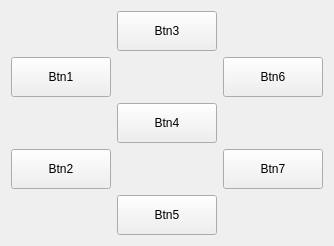
<?xml version="1.0" encoding="UTF-8"?>
<ui version="4.0">
 <class>Form</class>
 <widget class="QWidget" name="Form">
  <property name="geometry">
   <rect>
    <x>0</x>
    <y>0</y>
    <width>330</width>
    <height>242</height>
   </rect>
  </property>
  <property name="windowTitle">
   <string>Form</string>
  </property>
  <layout class="QGridLayout" name="gridLayout">
   <item row="0" column="1">
    <widget class="QToolButton" name="toolButton_3">
     <property name="sizePolicy">
      <sizepolicy hsizetype="Minimum" vsizetype="Minimum">
       <horstretch>0</horstretch>
       <verstretch>0</verstretch>
      </sizepolicy>
     </property>
     <property name="minimumSize">
      <size>
       <width>100</width>
       <height>40</height>
      </size>
     </property>
     <property name="maximumSize">
      <size>
       <width>100</width>
       <height>40</height>
      </size>
     </property>
     <property name="text">
      <string>Btn3</string>
     </property>
     <property name="iconSize">
      <size>
       <width>40</width>
       <height>40</height>
      </size>
     </property>
    </widget>
   </item>
   <item row="1" column="0">
    <widget class="QToolButton" name="toolButton_1">
     <property name="sizePolicy">
      <sizepolicy hsizetype="Minimum" vsizetype="Minimum">
       <horstretch>0</horstretch>
       <verstretch>0</verstretch>
      </sizepolicy>
     </property>
     <property name="minimumSize">
      <size>
       <width>100</width>
       <height>40</height>
      </size>
     </property>
     <property name="maximumSize">
      <size>
       <width>100</width>
       <height>40</height>
      </size>
     </property>
     <property name="text">
      <string>Btn1</string>
     </property>
     <property name="iconSize">
      <size>
       <width>40</width>
       <height>40</height>
      </size>
     </property>
    </widget>
   </item>
   <item row="1" column="2">
    <widget class="QToolButton" name="toolButton_6">
     <property name="sizePolicy">
      <sizepolicy hsizetype="Minimum" vsizetype="Minimum">
       <horstretch>0</horstretch>
       <verstretch>0</verstretch>
      </sizepolicy>
     </property>
     <property name="minimumSize">
      <size>
       <width>100</width>
       <height>40</height>
      </size>
     </property>
     <property name="maximumSize">
      <size>
       <width>100</width>
       <height>40</height>
      </size>
     </property>
     <property name="text">
      <string>Btn6</string>
     </property>
     <property name="iconSize">
      <size>
       <width>40</width>
       <height>40</height>
      </size>
     </property>
    </widget>
   </item>
   <item row="2" column="1">
    <widget class="QToolButton" name="toolButton_4">
     <property name="sizePolicy">
      <sizepolicy hsizetype="Minimum" vsizetype="Minimum">
       <horstretch>0</horstretch>
       <verstretch>0</verstretch>
      </sizepolicy>
     </property>
     <property name="minimumSize">
      <size>
       <width>100</width>
       <height>40</height>
      </size>
     </property>
     <property name="maximumSize">
      <size>
       <width>100</width>
       <height>40</height>
      </size>
     </property>
     <property name="text">
      <string>Btn4</string>
     </property>
     <property name="iconSize">
      <size>
       <width>40</width>
       <height>40</height>
      </size>
     </property>
    </widget>
   </item>
   <item row="3" column="0">
    <widget class="QToolButton" name="toolButton_2">
     <property name="sizePolicy">
      <sizepolicy hsizetype="Minimum" vsizetype="Minimum">
       <horstretch>0</horstretch>
       <verstretch>0</verstretch>
      </sizepolicy>
     </property>
     <property name="minimumSize">
      <size>
       <width>100</width>
       <height>40</height>
      </size>
     </property>
     <property name="maximumSize">
      <size>
       <width>100</width>
       <height>40</height>
      </size>
     </property>
     <property name="text">
      <string>Btn2</string>
     </property>
     <property name="iconSize">
      <size>
       <width>40</width>
       <height>40</height>
      </size>
     </property>
    </widget>
   </item>
   <item row="3" column="2">
    <widget class="QToolButton" name="toolButton_7">
     <property name="sizePolicy">
      <sizepolicy hsizetype="Minimum" vsizetype="Minimum">
       <horstretch>0</horstretch>
       <verstretch>0</verstretch>
      </sizepolicy>
     </property>
     <property name="minimumSize">
      <size>
       <width>100</width>
       <height>40</height>
      </size>
     </property>
     <property name="maximumSize">
      <size>
       <width>100</width>
       <height>40</height>
      </size>
     </property>
     <property name="text">
      <string>Btn7</string>
     </property>
     <property name="iconSize">
      <size>
       <width>40</width>
       <height>40</height>
      </size>
     </property>
    </widget>
   </item>
   <item row="4" column="1">
    <widget class="QToolButton" name="toolButton_5">
     <property name="sizePolicy">
      <sizepolicy hsizetype="Minimum" vsizetype="Minimum">
       <horstretch>0</horstretch>
       <verstretch>0</verstretch>
      </sizepolicy>
     </property>
     <property name="minimumSize">
      <size>
       <width>100</width>
       <height>40</height>
      </size>
     </property>
     <property name="maximumSize">
      <size>
       <width>100</width>
       <height>40</height>
      </size>
     </property>
     <property name="text">
      <string>Btn5</string>
     </property>
     <property name="iconSize">
      <size>
       <width>40</width>
       <height>40</height>
      </size>
     </property>
    </widget>
   </item>
  </layout>
 </widget>
 <resources/>
 <connections/>
</ui>
